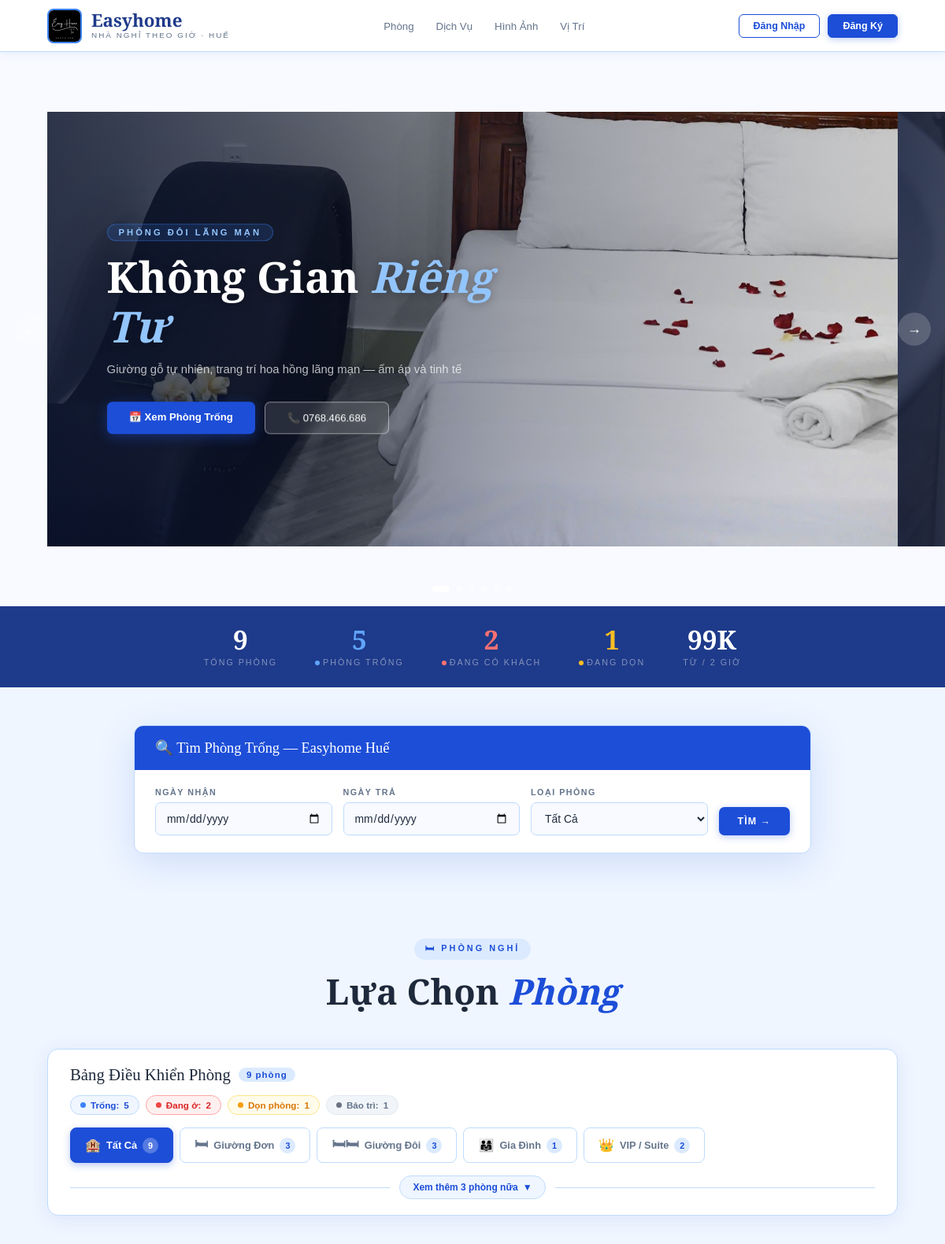
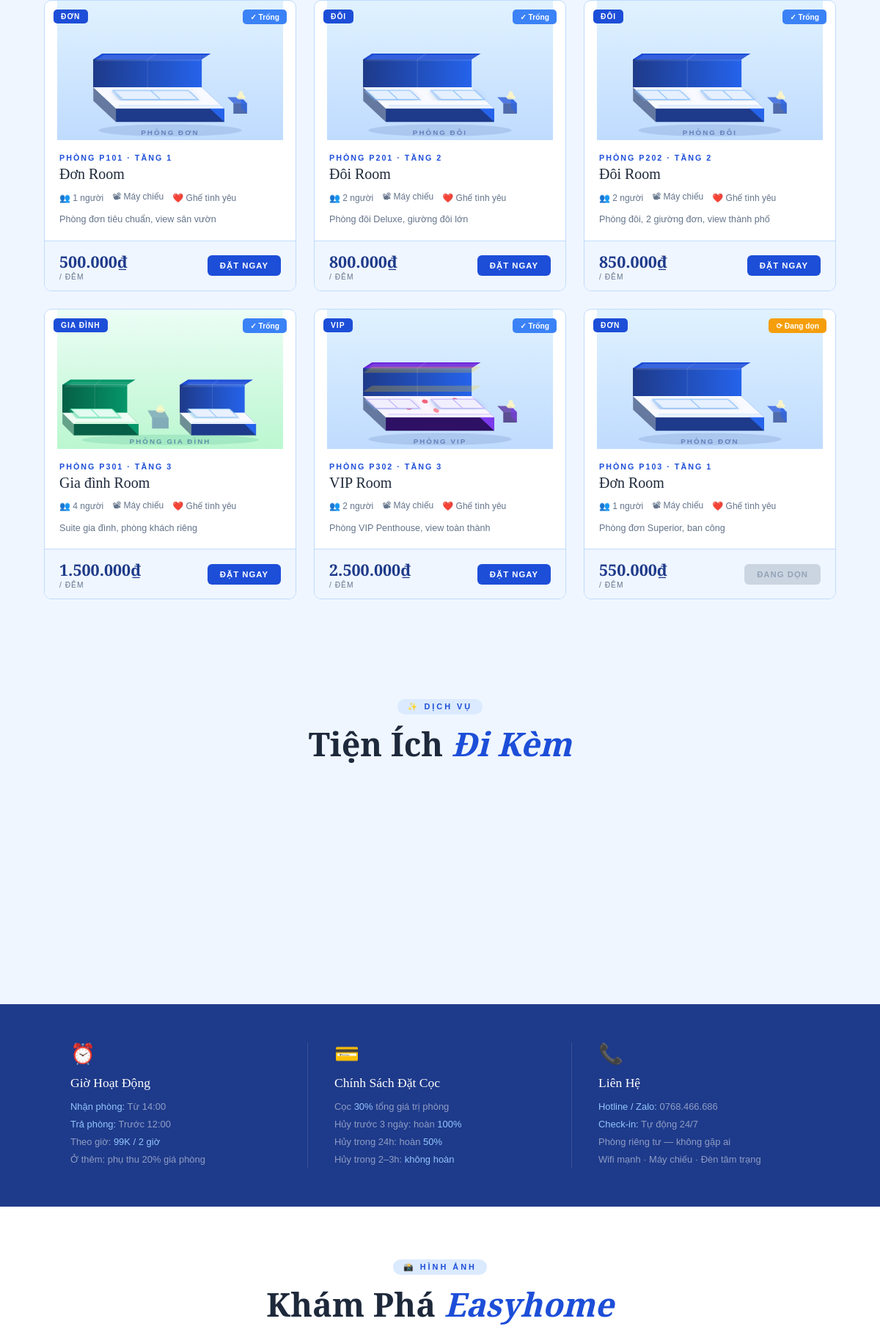
The page / (upper part) on the database its author committed (2 pictures, top to bottom).
### tables this page shows
CREATE TABLE IF NOT EXISTS PHONG (
    MaPhong       VARCHAR(10)    NOT NULL,
    LoaiPhong     NVARCHAR(50)   NOT NULL COMMENT 'Đơn / Đôi / VIP / Gia đình',
    GiaPhong      FLOAT          NOT NULL COMMENT 'Giá theo đêm (VNĐ)',
    SoNguoiToiDa  INT            NOT NULL DEFAULT 2,
    TinhTrang     NVARCHAR(50)   NOT NULL DEFAULT 'Trống'
                  COMMENT 'Trống / Đang ở / Đang dọn / Bảo trì',
    MoTa          TEXT           NULL,
    HinhAnh       VARCHAR(255)   NULL,
    Tang          INT            NOT NULL DEFAULT 1,
    PRIMARY KEY (MaPhong)
);

### index.php (the view, shortened to what this page needs)
<?php
require_once __DIR__ . '/config/db.php';
$rooms    = $pdo->query("SELECT * FROM PHONG ORDER BY FIELD(TinhTrang,'Trống','Đang dọn','Đang ở','Bảo trì'), GiaPhong")->fetchAll();
$stats    = $pdo->query("SELECT TinhTrang, COUNT(*) as c FROM PHONG GROUP BY TinhTrang")->fetchAll(PDO::FETCH_KEY_PAIR);
$totalRooms    = array_sum($stats);
$emptyRooms    = $stats['Trống']    ?? 0;
$occupiedRooms = $stats['Đang ở']   ?? 0;
$cleaningRooms = $stats['Đang dọn'] ?? 0;
$roomsByType = [];
foreach ($rooms as $r) {
    $t = $r['LoaiPhong'];
    $roomsByType[$t] = ($roomsByType[$t] ?? 0) + 1;
}
$roomTypes = ['Đơn','Đôi','Gia đình','VIP'];
function roomStatusColor(string $s): string {
    return match($s){ 'Trống'=>'#3b82f6','Đang ở'=>'#ef4444','Đang dọn'=>'#f59e0b','Bảo trì'=>'#6b7280',default=>'#94a3b8' };
}
function singleBedSVG(): string { return '
<svg viewBox="0 0 300 185" xmlns="http://www.w3.org/2000/svg" style="width:100%;height:100%;display:block">
<text x="150" y="178" text-anchor="middle" font-family="sans-serif"
  font-size="9.5" font-weight="600" fill="rgba(30,58,138,0.5)" letter-spacing="2">PHÒNG ĐƠN</text>
</svg>
';}
function doubleBedSVG(bool $vip = false): string {
$petals = $vip ? '
<ellipse cx="110" cy="130" rx="5" ry="3" fill="#fb7185" opacity="0.85" transform="rotate(-20,110,130)"/>
<ellipse cx="130" cy="122" rx="4" ry="2.5" fill="#f43f5e" opacity="0.8" transform="rotate(15,130,122)"/>
<ellipse cx="155" cy="127" rx="5" ry="3" fill="#fb7185" opacity="0.85" transform="rotate(-35,155,127)"/>
<ellipse cx="170" cy="120" rx="4" ry="2.5" fill="#e11d48" opacity="0.75" transform="rotate(10,170,120)"/>
<ellipse cx="145" cy="134" rx="4" ry="2.5" fill="#fb7185" opacity="0.8" transform="rotate(25,145,134)"/>
' : '';
return '
<svg viewBox="0 0 300 185" xmlns="http://www.w3.org/2000/svg" style="width:100%;height:100%;display:block">
    <stop offset="0%" stop-color="'.($vip?'#fdf4ff':'#e0f2fe').'"/>
    <stop offset="100%" stop-color="'.($vip?'#ede9fe':'#bfdbfe').'"/>
    <stop offset="0%" stop-color="'.($vip?'#4c1d95':'#1e3a8a').'"/>
    <stop offset="100%" stop-color="'.($vip?'#7c3aed':'#2563eb').'"/>
<polygon points="48,78 60,70 60,115 48,115" fill="'.($vip?'#2e1065':'#172554').'"/>
<polygon points="48,78 192,78 204,70 60,70" fill="'.($vip?'#6d28d9':'#1d4ed8').'"/>
'.($vip?'<polygon points="48,84 192,84 204,76 60,76" fill="rgba(250,204,21,0.25)"/><polygon points="48,109 192,109 204,101 60,101" fill="rgba(250,204,21,0.25)"/>':'').'
<polygon points="78,143 222,143 222,161 78,161" fill="'.($vip?'#2e1065':'#1e3a8a').'"/>
<polygon points="222,143 192,115 192,133 222,161" fill="'.($vip?'#7c3aed':'#2563eb').'"/>
<polygon points="78,143 222,143 192,115 48,115" fill="'.($vip?'#faf5ff':'#f8faff').'"/>
<polygon points="78,143 222,143 218,140 82,140" fill="'.($vip?'#ede9fe':'#dbeafe').'" opacity="0.5"/>
<line x1="82" y1="139" x2="218" y2="139" stroke="'.($vip?'#c4b5fd':'#bfdbfe').'" stroke-width="0.8"/>
'.$petals.'
<polygon points="65,131 123,131 110,119 52,119" fill="'.($vip?'#ede9fe':'#dbeafe').'" filter="url(#dshadow)"/>
<polygon points="68,130 120,130 108,120 56,120" fill="'.($vip?'#f5f3ff':'#eff6ff').'" opacity="0.6"/>
<line x1="94" y1="131" x2="81" y2="119" stroke="'.($vip?'#c4b5fd':'#93c5fd').'" stroke-width="1.2"/>
<polygon points="65,131 123,131 110,119 52,119" fill="none" stroke="'.($vip?'#c4b5fd':'#93c5fd').'" stroke-width="1"/>
<polygon points="151,131 209,131 196,119 138,119" fill="'.($vip?'#ede9fe':'#dbeafe').'" filter="url(#dshadow)"/>
<polygon points="154,130 206,130 194,120 142,120" fill="'.($vip?'#f5f3ff':'#eff6ff').'" opacity="0.6"/>
<line x1="180" y1="131" x2="167" y2="119" stroke="'.($vip?'#c4b5fd':'#93c5fd').'" stroke-width="1.2"/>
<polygon points="151,131 209,131 196,119 138,119" fill="none" stroke="'.($vip?'#c4b5fd':'#93c5fd').'" stroke-width="1"/>
<polygon points="234,136 252,136 244,128 226,128" fill="'.($vip?'#4c1d95':'#1d4ed8').'" opacity="0.7"/>
<polygon points="234,136 252,136 252,150 234,150" fill="'.($vip?'#2e1065':'#1e3a8a').'" opacity="0.7"/>
<polygon points="252,136 244,128 244,142 252,150" fill="'.($vip?'#7c3aed':'#2563eb').'" opacity="0.6"/>
<text x="150" y="178" text-anchor="middle" font-family="sans-serif"
  font-size="9.5" font-weight="600" fill="rgba(30,58,138,0.5)" letter-spacing="2">'.($vip?'PHÒNG VIP':'PHÒNG ĐÔI').'</text>
</svg>
';}
function familyBedSVG(): string { return '
<svg viewBox="0 0 300 185" xmlns="http://www.w3.org/2000/svg" style="width:100%;height:100%;display:block">
<text x="150" y="178" text-anchor="middle" font-family="sans-serif"
  font-size="9.5" font-weight="600" fill="rgba(30,58,138,0.5)" letter-spacing="2">PHÒNG GIA ĐÌNH</text>
</svg>
';}
function getBedSVG(string $loaiPhong): string {
    $t = mb_strtolower($loaiPhong, 'UTF-8');
    if (str_contains($t, 'gia đình') || str_contains($t, 'gia dinh'))
        return familyBedSVG();
    if (str_contains($t, 'vip'))
        return doubleBedSVG(true);
    if (str_contains($t, 'đôi') || str_contains($t, 'doi'))
        return doubleBedSVG(false);
    return singleBedSVG();
}
?>
<!DOCTYPE html>
<html lang="vi">
<head>
</head>
<body>
<nav class="navbar">
  <a href="index.php" class="nav-brand">
    <img src="assets/images/logo.jpg" alt="Easyhome Logo" class="nav-logo">
    <div class="brand-text">
      <div class="brand-name">Easyhome</div>
      <div class="brand-tagline">Nhà nghỉ theo giờ · Huế</div>
    </div>
  </a>
  <ul class="nav-links">
    <li><a href="#rooms">Phòng</a></li>
    <li><a href="#services">Dịch Vụ</a></li>
    <li><a href="#gallery">Hình Ảnh</a></li>
    <li><a href="#map">Vị Trí</a></li>
  </ul>
  <div class="nav-actions">
    <a href="login.php" class="btn-outline">Đăng Nhập</a>
    <a href="register.php" class="btn-primary">Đăng Ký</a>
  </div>
</nav>
<section class="hero" id="home">
  <div class="slides-track" id="slidesTrack">
    <?php
    $slides = [
      ['src'=>'assets/images/room1.jpg','title'=>'Không Gian <em>Riêng Tư</em>','sub'=>'Giường gỗ tự nhiên, trang trí hoa hồng lãng mạn — ấm áp và tinh tế','label'=>'Phòng Đôi Lãng Mạn'],
      ['src'=>'assets/images/room2.jpg','title'=>'Vệ Sinh <em>Chuẩn 5 Sao</em>','sub'=>'Thiết bị TOTO cao cấp, dọn dẹp sạch sẽ sau mỗi lượt khách','label'=>'Tiêu Chuẩn Vệ Sinh'],
      ['src'=>'assets/images/room3.jpg','title'=>'Góc Thư Giãn <em>Chill</em>','sub'=>'Bàn ghế gỗ tự nhiên, hoa tươi và trái cây chào đón bạn','label'=>'Không Gian Nghỉ Ngơi'],
      ['src'=>'assets/images/room4.jpg','title'=>'Máy Chiếu & <em>Đèn Tâm Trạng</em>','sub'=>'Máy chiếu mini, đèn ngủ ấm áp, loa bluetooth — chill toàn tập','label'=>'Tiện Nghi Độc Đáo'],
      ['src'=>'assets/images/room5.jpg','title'=>'Ghế Tình Yêu <em>Đặc Biệt</em>','sub'=>'Điểm nhấn ấn tượng chỉ có tại Easyhome — trải nghiệm khác biệt','label'=>'Phong Cách Riêng'],
      ['src'=>'assets/images/room6.jpg','title'=>'Check-in <em>Tự Động 24/7</em>','sub'=>'Không cần chờ đợi, không gặp ai — bảo mật và riêng tư tuyệt đối','label'=>'Tự Động Tiện Lợi'],
    ];
    foreach($slides as $i=>$sl): ?>
    <div class="slide">
      <img src="<?=$sl['src']?>" alt="<?=strip_tags($sl['title'])?>" loading="<?=$i===0?'eager':'lazy'?>">
      <div class="slide-overlay"></div>
      <div class="slide-content">
        <span class="slide-label"><?=$sl['label']?></span>
        <h1 class="slide-title"><?=$sl['title']?></h1>
        <p class="slide-sub"><?=$sl['sub']?></p>
        <div class="slide-btns">
          <a href="#rooms" class="sbtn-main">📅 Xem Phòng Trống</a>
          <a href="tel:0768466686" class="sbtn-sec">📞 0768.466.686</a>
        </div>
      </div>
    </div>
    <?php endforeach; ?>
  </div>
  <button class="slide-prev" id="prevBtn">&#8592;</button>
  <button class="slide-next" id="nextBtn">&#8594;</button>
  <div class="slide-dots" id="dotsWrap">
    <?php for($i=0;$i<count($slides);$i++): ?>
    <button class="dot <?=$i===0?'active':''?>" data-idx="<?=$i?>"></button>
    <?php endfor; ?>
  </div>
</section>
<div class="stats-bar">
  <div class="stat"><span class="stat-n"><?=$totalRooms?></span><span class="stat-l">Tổng Phòng</span></div>
  <div class="stat"><span class="stat-n" style="color:#60a5fa"><?=$emptyRooms?></span>
    <span class="stat-l"><span class="sdot" style="background:#60a5fa"></span>Phòng Trống</span></div>
  <div class="stat"><span class="stat-n" style="color:#f87171"><?=$occupiedRooms?></span>
    <span class="stat-l"><span class="sdot" style="background:#f87171"></span>Đang Có Khách</span></div>
  <div class="stat"><span class="stat-n" style="color:#fbbf24"><?=$cleaningRooms?></span>
    <span class="stat-l"><span class="sdot" style="background:#fbbf24"></span>Đang Dọn</span></div>
  <div class="stat"><span class="stat-n">99K</span><span class="stat-l">Từ / 2 Giờ</span></div>
</div>
<div class="search-wrap">
  <div class="search-box">
    <div class="search-head">🔍 Tìm Phòng Trống — Easyhome Huế</div>
    <form class="search-form" method="GET" action="rooms.php">
      <div class="fg"><label>Ngày Nhận</label>
        <input type="date" name="checkin" min="<?=date('Y-m-d')?>"
               value="<?=htmlspecialchars($_GET['checkin']??'')?>"></div>
      <div class="fg"><label>Ngày Trả</label>
        <input type="date" name="checkout" min="<?=date('Y-m-d',strtotime('+1 day'))?>"
               value="<?=htmlspecialchars($_GET['checkout']??'')?>"></div>
      <div class="fg"><label>Loại Phòng</label>
        <select name="type"><option value="">Tất Cả</option>
          <option>Gia đình</option><option>VIP</option></select></div>
      <button type="submit" class="btn-search">Tìm →</button>
    </form>
  </div>
</div>
<section class="rooms-section" id="rooms">
  <div class="sec-head">
    <div class="sec-tag">🛏 Phòng Nghỉ</div>
    <h2 class="sec-title">Lựa Chọn <em>Phòng</em></h2>
  </div>
  <div class="room-dashboard">
    <div class="dash-header">
      <div class="dash-title-row">
        <span class="dash-title">Bảng Điều Khiển Phòng</span>
        <span class="dash-count" id="dashCount"><?=count($rooms)?> phòng</span>
      </div>
    </div>
    <div class="dash-stats">
      <div class="ds-chip ds-empty">
        <div class="ds-dot" style="background:#3b82f6"></div>
        Trống: <strong><?=$emptyRooms?></strong>
      </div>
      <div class="ds-chip ds-busy">
        <div class="ds-dot" style="background:#ef4444"></div>
        Đang ở: <strong><?=$occupiedRooms?></strong>
      </div>
      <div class="ds-chip ds-clean">
        <div class="ds-dot" style="background:#f59e0b"></div>
        Dọn phòng: <strong><?=$cleaningRooms?></strong>
      </div>
      <div class="ds-chip ds-maint">
        <div class="ds-dot" style="background:#6b7280"></div>
        Bảo trì: <strong><?=$stats['Bảo trì']??0?></strong>
      </div>
    </div>
    <div class="dash-filters">
      <button class="flt-btn active" data-filter="all" onclick="filterRooms(this,'all')">
        <span class="flt-icon">🏨</span> Tất Cả
        <span class="flt-badge"><?=count($rooms)?></span>
      </button>
      <?php
      $typeConfig = [
        'Đơn'      => ['icon'=>'🛏','label'=>'Giường Đơn'],
        'Đôi'      => ['icon'=>'🛏🛏','label'=>'Giường Đôi'],
        'Gia đình' => ['icon'=>'👨‍👩‍👧','label'=>'Gia Đình'],
        'VIP'      => ['icon'=>'👑','label'=>'VIP / Suite'],
      ];
      foreach($roomTypes as $t):
        $cnt = $roomsByType[$t] ?? 0;
        $cfg = $typeConfig[$t] ?? ['icon'=>'🛏','label'=>$t];
      ?>
      <button class="flt-btn" data-filter="<?=htmlspecialchars($t)?>"
              onclick="filterRooms(this,'<?=htmlspecialchars($t)?>')">
        <span class="flt-icon"><?=$cfg['icon']?></span>
        <?=$cfg['label']?>
        <span class="flt-badge"><?=$cnt?></span>
      </button>
      <?php endforeach; ?>
    </div>
    <div class="dash-expand">
      <div class="expand-line"></div>
      <button class="btn-expand" id="btnExpand" onclick="toggleExpand(this)">
        <span>Xem tất cả phòng</span>
        <span class="expand-arrow">▼</span>
      </button>
      <div class="expand-line"></div>
    </div>
  </div>
  <div class="room-grid" id="roomGrid">
    <?php foreach($rooms as $r):
      $sc = roomStatusColor($r['TinhTrang']);
      $ok = $r['TinhTrang']==='Trống';
      $pr = number_format($r['GiaPhong'],0,',','.');
      $si = $r['TinhTrang']==='Trống'?'✓':($r['TinhTrang']==='Đang ở'?'●':'⟳');
    ?>
    <div class="room-card" data-type="<?=htmlspecialchars($r['LoaiPhong'])?>" data-hidden="0">
      <div class="room-img">
        <?= getBedSVG($r['LoaiPhong']) ?>
        <span class="room-type-tag"><?=htmlspecialchars($r['LoaiPhong'])?></span>
        <span class="room-status-tag" style="background:<?=$sc?>"><?=$si?> <?=htmlspecialchars($r['TinhTrang'])?></span>
      </div>
      <div class="room-body">
        <div class="room-code">Phòng <?=htmlspecialchars($r['MaPhong'])?> · Tầng <?=$r['Tang']?></div>
        <div class="room-name"><?=htmlspecialchars($r['LoaiPhong'])?> Room</div>
        <div class="room-amenities">
          <div class="amenity">👥 <?=$r['SoNguoiToiDa']?> người</div>
          <div class="amenity">📽 Máy chiếu</div>
          <div class="amenity">❤️ Ghế tình yêu</div>
        </div>
        <?php if($r['MoTa']): ?>
        <div class="room-desc"><?=htmlspecialchars($r['MoTa'])?></div>
        <?php endif; ?>
      </div>
      <div class="room-foot">
        <div>
          <div class="price-amt"><?=$pr?>₫</div>
          <div class="price-unit">/ đêm</div>
        </div>
        <?php if($ok): ?>
        <a href="booking.php?room=<?=urlencode($r['MaPhong'])?>" class="btn-book">Đặt Ngay</a>
        <?php else: ?>
        <span class="btn-book disabled"><?=htmlspecialchars($r['TinhTrang'])?></span>
        <?php endif; ?>
      </div>
    </div>
    <?php endforeach; ?>
  </div>
</section>
<section class="services-section" id="services">
  <div class="sec-head">
    <div class="sec-tag">✨ Dịch Vụ</div>
    <h2 class="sec-title">Tiện Ích <em>Đi Kèm</em></h2>
  </div>
  <div class="service-grid">
  </div>
</section>
<div class="policy-bar">
  <div class="policy-col">
    <div class="policy-icon">⏰</div>
    <div class="policy-title">Giờ Hoạt Động</div>
    <div class="policy-text">
      <span>Nhận phòng:</span> Từ 14:00<br>
      <span>Trả phòng:</span> Trước 12:00<br>
      Theo giờ: <span>99K / 2 giờ</span><br>
      Ở thêm: phụ thu 20% giá phòng
    </div>
  </div>
  <div class="policy-col">
    <div class="policy-icon">💳</div>
    <div class="policy-title">Chính Sách Đặt Cọc</div>
    <div class="policy-text">
      Cọc <span>30%</span> tổng giá trị phòng<br>
      Hủy trước 3 ngày: hoàn <span>100%</span><br>
      Hủy trong 24h: hoàn <span>50%</span><br>
      Hủy trong 2–3h: <span>không hoàn</span>
    </div>
  </div>
  <div class="policy-col">
    <div class="policy-icon">📞</div>
    <div class="policy-title">Liên Hệ</div>
    <div class="policy-text">
      <span>Hotline / Zalo:</span> 0768.466.686<br>
      <span>Check-in:</span> Tự động 24/7<br>
      Phòng riêng tư — không gặp ai<br>
      Wifi mạnh · Máy chiếu · Đèn tâm trạng
    </div>
  </div>
</div>
<section class="gallery-section" id="gallery">
  <div class="sec-head">
    <div class="sec-tag">📸 Hình Ảnh</div>
    <h2 class="sec-title">Khám Phá <em>Easyhome</em></h2>
  </div>
</section>
</body>
</html>

### rows shown on the page
phong: LoaiPhong "ĐƠN", TinhTrang "✓", TinhTrang "Trống", MaPhong "P101", Tang "1", LoaiPhong "Đơn", SoNguoiToiDa "1", MoTa "Phòng đơn tiêu chuẩn, view sân vườn", GiaPhong "500.000"
phong: shows "PHÒNG ĐÔI", LoaiPhong "ĐÔI", TinhTrang "✓", TinhTrang "Trống", MaPhong "P201", Tang "2", LoaiPhong "Đôi", SoNguoiToiDa "2", MoTa "Phòng đôi Deluxe, giường đôi lớn", GiaPhong "800.000"
phong: shows "PHÒNG ĐÔI", LoaiPhong "ĐÔI", TinhTrang "✓", TinhTrang "Trống", MaPhong "P202", Tang "2", LoaiPhong "Đôi", SoNguoiToiDa "2", MoTa "Phòng đôi, 2 giường đơn, view thành phố", GiaPhong "850.000"
phong: LoaiPhong "GIA ĐÌNH", TinhTrang "✓", TinhTrang "Trống", MaPhong "P301", Tang "3", LoaiPhong "Gia đình", SoNguoiToiDa "4", MoTa "Suite gia đình, phòng khách riêng", GiaPhong "1.500.000"
phong: shows "PHÒNG VIP", LoaiPhong "VIP", TinhTrang "✓", TinhTrang "Trống", MaPhong "P302", Tang "3", SoNguoiToiDa "2", MoTa "Phòng VIP Penthouse, view toàn thành", GiaPhong "2.500.000"
phong: LoaiPhong "ĐƠN", TinhTrang "⟳", TinhTrang "Đang dọn", MaPhong "P103", Tang "1", LoaiPhong "Đơn", SoNguoiToiDa "1", MoTa "Phòng đơn Superior, ban công", GiaPhong "550.000", TinhTrang "ĐANG DỌN"

### other values the page prints
$sl['label'] "PHÒNG ĐÔI LÃNG MẠN"
$sl['title'] "Không Gian Riêng Tư"
$sl['sub'] "Giường gỗ tự nhiên, trang trí hoa hồng lãng mạn — ấm áp và tinh tế"
$totalRooms "9"
$emptyRooms "5"
$occupiedRooms "2"
$cleaningRooms "1"
$stats['Bảo trì'] "1"
count($rooms) "9"
$cfg['icon'] "🛏"
$cfg['label'] "Giường Đơn"
$cnt "3"
$cfg['icon'] "🛏🛏"
$cfg['label'] "Giường Đôi"
$cfg['icon'] "👨‍👩‍👧"
